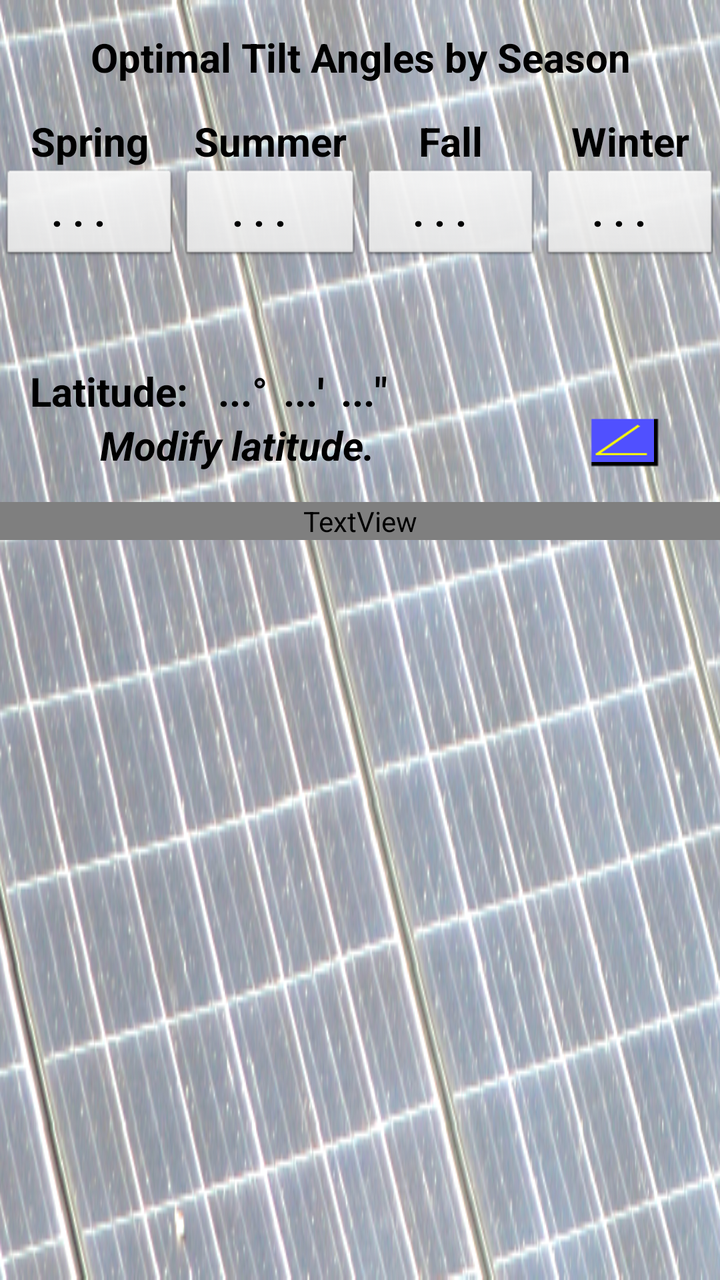
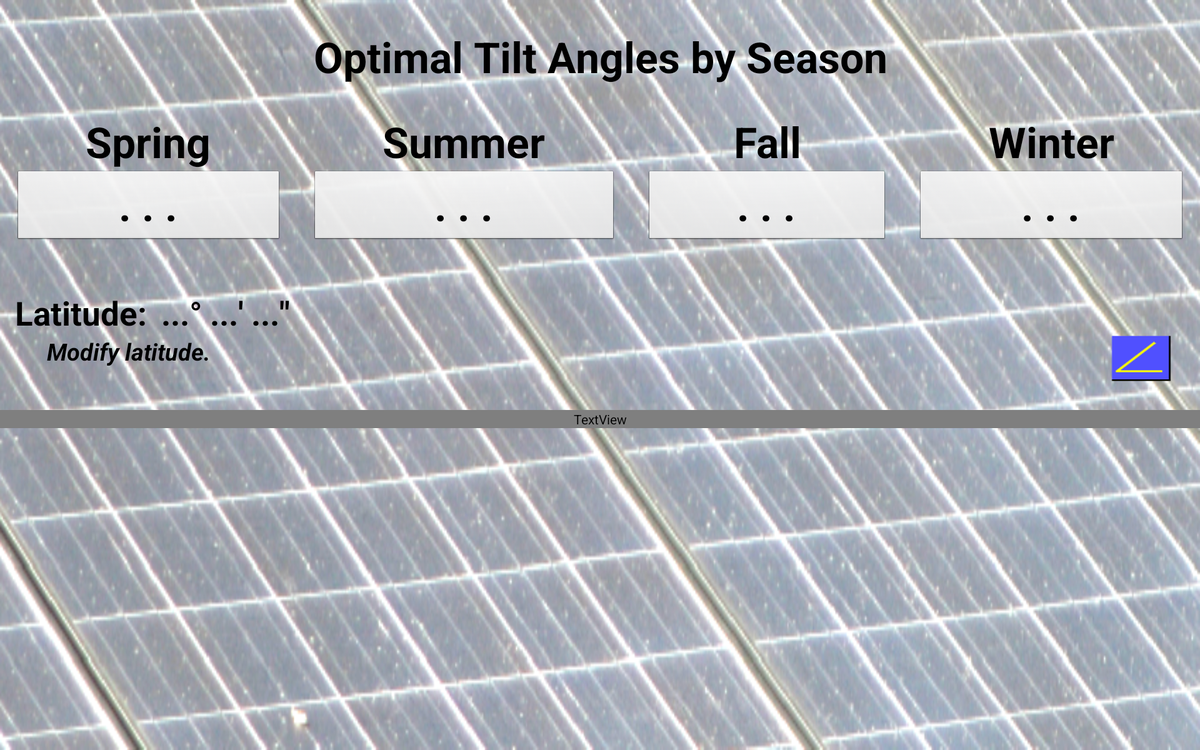

One screen, two layout resources from the same app: the default and the repository's alternative for another configuration. Each is rendered where Android would select it; the XML of both is given below.
<!-- AndroidManifest.xml: application theme AppTheme -->
<!-- res/layout/fragment_solar_tilt_seasonal.xml -->
<LinearLayout xmlns:android="http://schemas.android.com/apk/res/android"
	xmlns:tools="http://schemas.android.com/tools"
	android:layout_width="fill_parent"
	android:layout_height="fill_parent"
	android:background="@drawable/solarpanel"
	android:orientation="vertical" >

	<TextView
		android:id="@+id/textView2"
		android:layout_width="fill_parent"
		android:layout_height="wrap_content"
		android:layout_marginBottom="15dp"
		android:layout_marginTop="15dp"
		android:gravity="center"
		android:text="@string/idealTilt"
		android:textAppearance="?android:attr/textAppearanceLarge"
		android:textSize="20sp"
		android:textStyle="bold"
		android:typeface="normal" />

	<TableLayout
		android:layout_width="wrap_content"
		android:layout_height="wrap_content"
		android:layout_gravity="center"
		android:shrinkColumns="*"
		android:stretchColumns="*" >

		<TableRow>

			<TextView
				android:id="@+id/textView10"
				android:layout_height="wrap_content"
				android:gravity="center"
				android:text="@string/spring"
				android:textAppearance="?android:attr/textAppearanceLarge"
				android:textSize="20sp"
				android:textStyle="bold"
				android:typeface="normal" />

			<TextView
				android:id="@+id/textView11"
				android:layout_height="wrap_content"
				android:gravity="center"
				android:text="@string/summer"
				android:textAppearance="?android:attr/textAppearanceLarge"
				android:textSize="20sp"
				android:textStyle="bold"
				android:typeface="normal" />

			<TextView
				android:id="@+id/textView12"
				android:layout_height="wrap_content"
				android:gravity="center"
				android:text="@string/fall"
				android:textAppearance="?android:attr/textAppearanceLarge"
				android:textSize="20sp"
				android:textStyle="bold"
				android:typeface="normal" />

			<TextView
				android:id="@+id/textView13"
				android:layout_height="wrap_content"
				android:gravity="center"
				android:text="@string/winter"
				android:textAppearance="?android:attr/textAppearanceLarge"
				android:textSize="20sp"
				android:textStyle="bold"
				android:typeface="normal" />
		</TableRow>

		<TableRow>

			<Button
				android:id="@+id/Button_SeasonalSpring"
				android:layout_height="wrap_content"
				android:background="@android:drawable/btn_default"
				android:focusable="false"
				android:focusableInTouchMode="false"
				android:gravity="center"
				android:hint="@string/dots"
				android:paddingLeft="0dp"
				android:textAppearance="?android:attr/textAppearanceLarge"
				android:textColorHint="@color/black"
				android:textSize="20sp"
				android:textStyle="bold"
				android:width="75dp" />

			<Button
				android:id="@+id/Button_SeasonalSummer"
				android:layout_height="wrap_content"
				android:background="@android:drawable/btn_default"
				android:focusable="false"
				android:focusableInTouchMode="false"
				android:gravity="center"
				android:hint="@string/dots"
				android:paddingLeft="0dp"
				android:textAppearance="?android:attr/textAppearanceLarge"
				android:textColorHint="@color/black"
				android:textSize="20sp"
				android:textStyle="bold"
				android:width="75dp" />

			<Button
				android:id="@+id/Button_SeasonalFall"
				android:layout_height="wrap_content"
				android:background="@android:drawable/btn_default"
				android:focusable="false"
				android:focusableInTouchMode="false"
				android:gravity="center"
				android:hint="@string/dots"
				android:paddingLeft="0dp"
				android:textAppearance="?android:attr/textAppearanceLarge"
				android:textColorHint="@color/black"
				android:textSize="20sp"
				android:textStyle="bold"
				android:width="75dp" />

			<Button
				android:id="@+id/Button_SeasonalWinter"
				android:layout_height="wrap_content"
				android:background="@android:drawable/btn_default"
				android:focusable="false"
				android:focusableInTouchMode="false"
				android:gravity="center"
				android:hint="@string/dots"
				android:paddingLeft="0dp"
				android:textAppearance="?android:attr/textAppearanceLarge"
				android:textColorHint="@color/black"
				android:textSize="20sp"
				android:textStyle="bold"
				android:width="75dp" />

		</TableRow>
	</TableLayout>

	<RelativeLayout
		android:layout_width="match_parent"
		android:layout_height="wrap_content"
		android:layout_marginTop="50dp" >

		<TextView
			android:id="@+id/textView6"
			android:layout_width="wrap_content"
			android:layout_height="wrap_content"
			android:layout_alignParentLeft="true"
			android:layout_marginLeft="15dp"
			android:text="@string/latitude"
			android:textAppearance="?android:attr/textAppearanceLarge"
			android:textSize="20sp"
			android:textStyle="bold" />

		<TextView
			android:id="@+id/textViewSeasonalDegrees"
			android:layout_width="wrap_content"
			android:layout_height="wrap_content"
			android:layout_marginLeft="15dp"
			android:layout_toRightOf="@+id/textView6"
			android:gravity="right"
			android:hint="@string/smalldots"
			android:textAppearance="?android:attr/textAppearanceLarge"
			android:textColorHint="@color/black"
			android:textSize="20sp"
			android:textStyle="bold" />

		<TextView
			android:id="@+id/textView8"
			android:layout_width="wrap_content"
			android:layout_height="wrap_content"
			android:layout_below="@+id/textView6"
			android:layout_marginLeft="50dp"
			android:text="@string/edit2"
			android:textColor="@color/black"
			android:textSize="20sp"
			android:textStyle="bold|italic" />

		<Button
			android:id="@+id/buttonEditSeasonal"
			style="?android:attr/buttonStyleSmall"
			android:layout_width="35dp"
			android:layout_height="25dp"
			android:layout_alignParentRight="true"
			android:layout_below="@+id/textView6"
			android:layout_marginRight="30dp"
			android:background="@drawable/angle_button" />

		<TextView
			android:id="@+id/textView1"
			android:layout_width="wrap_content"
			android:layout_height="wrap_content"
			android:layout_toRightOf="@+id/textViewSeasonalDegrees"
			android:text="@string/degreee"
			android:textAppearance="?android:attr/textAppearanceLarge"
			android:textSize="20sp"
			android:textStyle="bold" />

		<TextView
			android:id="@+id/textViewSeasonalMinutes"
			android:layout_width="wrap_content"
			android:layout_height="wrap_content"
			android:layout_marginLeft="8dp"
			android:layout_toRightOf="@+id/textView1"
			android:gravity="right"
			android:hint="@string/smalldots"
			android:textAppearance="?android:attr/textAppearanceLarge"
			android:textColorHint="@color/black"
			android:textSize="20sp"
			android:textStyle="bold" />

		<TextView
			android:id="@+id/textView3"
			android:layout_width="wrap_content"
			android:layout_height="wrap_content"
			android:layout_toRightOf="@+id/textViewSeasonalMinutes"
			android:text="@string/quote"
			android:textAppearance="?android:attr/textAppearanceLarge"
			android:textStyle="bold" />

		<TextView
			android:id="@+id/textView4"
			android:layout_width="wrap_content"
			android:layout_height="wrap_content"
			android:layout_toRightOf="@+id/textViewSeasonalSeconds"
			android:text="@string/quotes"
			android:textAppearance="?android:attr/textAppearanceLarge"
			android:textSize="20sp"
			android:textStyle="bold" />

		<TextView
			android:id="@+id/textViewSeasonalSeconds"
			android:layout_width="wrap_content"
			android:layout_height="wrap_content"
			android:layout_alignParentTop="true"
			android:layout_marginLeft="8dp"
			android:layout_toRightOf="@+id/textView3"
			android:gravity="right"
			android:hint="@string/smalldots"
			android:textAppearance="?android:attr/textAppearanceLarge"
			android:textColorHint="@color/black"
			android:textSize="20sp"
			android:textStyle="bold" />

	</RelativeLayout>

	<TextView
		android:id="@+id/textView_SeasonalMessage"
		android:layout_width="match_parent"
		android:layout_height="wrap_content"
		android:layout_marginTop="15dp"
		android:background="@color/lightblue"
		android:ems="10"
		android:focusable="false"
		android:gravity="center_vertical|center_horizontal"
		android:paddingLeft="15dp"
		android:paddingRight="15dp"
		android:textAppearance="?android:attr/textAppearanceLarge"
		android:textColor="@color/blue"
		android:textSize="20sp"
		android:textStyle="bold"
		android:visibility="visible" />

</LinearLayout>
<!-- resources referenced by this layout -->
<resources>
  <!-- drawable angle_button (drawable-mdpi) -->
  <?xml version="1.0" encoding="utf-8"?>
  <selector xmlns:android="http://schemas.android.com/apk/res/android" >
  	
  	<item android:drawable="@drawable/angle_button_pressed" 
  		  android:state_pressed="true"/>
  	
  	<item android:drawable="@drawable/angle_button_focused" 
  		  android:state_focused="true"/>
  	
  	<item android:drawable="@drawable/angle_button_default" />	
  	
  </selector>
  <!-- drawable solarpanel: png bitmap (drawable-mdpi, 366651 bytes) -->
  <string name="degreee">\u00b0</string>
  <string name="dots">". . ."</string>
  <string name="edit2">Modify latitude.</string>
  <string name="fall">Fall</string>
  <string name="idealTilt">Optimal Tilt Angles by Season</string>
  <string name="latitude">Latitude:</string>
  <string name="quote">\'</string>
  <string name="quotes">\"</string>
  <string name="smalldots">...</string>
  <string name="spring">Spring</string>
  <string name="summer">Summer</string>
  <string name="winter">Winter</string>
  <style name="AppTheme" parent="AppBaseTheme">
  		
  	</style>
  <!-- drawable angle_button_pressed: png bitmap (drawable-mdpi, 287 bytes) -->
  <!-- drawable angle_button_focused: png bitmap (drawable-mdpi, 288 bytes) -->
  <!-- drawable angle_button_default: png bitmap (drawable-mdpi, 280 bytes) -->
  <style name="AppBaseTheme" parent="android:Theme.Light">
  		
  	</style>
</resources>
<!-- res/layout-xlarge/fragment_solar_tilt_seasonal.xml (the repository's variant of the layout above) -->
<!-- drawn on a large tablet held sideways -->
<LinearLayout xmlns:android="http://schemas.android.com/apk/res/android"
	xmlns:tools="http://schemas.android.com/tools"
	android:layout_width="fill_parent"
	android:layout_height="fill_parent"
	android:background="@drawable/solarpanel"
	android:orientation="vertical" >

	<TextView
		android:id="@+id/textView2"
		android:layout_width="fill_parent"
		android:layout_height="wrap_content"
		android:layout_marginBottom="30dp"
		android:layout_marginTop="30dp"
		android:gravity="center"
		android:text="@string/idealTilt"
		android:textAppearance="?android:attr/textAppearanceLarge"
		android:textSize="45sp"
		android:textStyle="bold"
		android:typeface="normal" />

	<TableLayout
		android:layout_width="wrap_content"
		android:layout_height="wrap_content"
		android:layout_gravity="center"
		android:shrinkColumns="*"
		android:stretchColumns="*" >

		<TableRow>

			<TextView
				android:id="@+id/textView10"
				android:layout_height="wrap_content"
				android:layout_alignLeft="@+id/textView2"
				android:layout_below="@+id/textView2"
				android:gravity="center"
				android:text="@string/spring"
				android:textAppearance="?android:attr/textAppearanceLarge"
				android:textSize="45sp"
				android:textStyle="bold"
				android:typeface="normal" />

			<TextView
				android:id="@+id/textView11"
				android:layout_height="wrap_content"
				android:layout_alignRight="@+id/textView1"
				android:gravity="center"
				android:text="@string/summer"
				android:textAppearance="?android:attr/textAppearanceLarge"
				android:textSize="45sp"
				android:textStyle="bold"
				android:typeface="normal" />

			<TextView
				android:id="@+id/textView12"
				android:layout_height="wrap_content"
				android:gravity="center"
				android:text="@string/fall"
				android:textAppearance="?android:attr/textAppearanceLarge"
				android:textSize="45sp"
				android:textStyle="bold"
				android:typeface="normal" />

			<TextView
				android:id="@+id/textView13"
				android:layout_height="wrap_content"
				android:gravity="center"
				android:text="@string/winter"
				android:textAppearance="?android:attr/textAppearanceLarge"
				android:textSize="45sp"
				android:textStyle="bold"
				android:typeface="normal" />
		</TableRow>

		<TableRow>

			<Button
				android:id="@+id/Button_SeasonalSpring"
				android:layout_height="wrap_content"
				android:layout_marginLeft="15dp"
				android:layout_marginRight="15dp"
				android:layout_weight="1"
				android:background="@android:drawable/btn_default"
				android:focusable="false"
				android:focusableInTouchMode="false"
				android:gravity="center"
				android:hint="@string/dots"
				android:imeOptions="flagNoExtractUi"
				android:inputType="numberSigned"
				android:textAppearance="?android:attr/textAppearanceLarge"
				android:textColorHint="@color/black"
				android:textSize="45sp"
				android:textStyle="bold"
				android:width="75dp" />

			<Button
				android:id="@+id/Button_SeasonalSummer"
				android:layout_height="wrap_content"
				android:layout_marginLeft="15dp"
				android:layout_marginRight="15dp"
				android:layout_weight="1"
				android:background="@android:drawable/btn_default"
				android:focusable="false"
				android:focusableInTouchMode="false"
				android:gravity="center"
				android:hint="@string/dots"
				android:inputType="numberSigned"
				android:textAppearance="?android:attr/textAppearanceLarge"
				android:textColorHint="@color/black"
				android:textSize="45sp"
				android:textStyle="bold"
				android:width="75dp" />

			<Button
				android:id="@+id/Button_SeasonalFall"
				android:layout_height="wrap_content"
				android:layout_marginLeft="15dp"
				android:layout_marginRight="15dp"
				android:layout_weight="1"
				android:background="@android:drawable/btn_default"
				android:focusable="false"
				android:focusableInTouchMode="false"
				android:gravity="center"
				android:hint="@string/dots"
				android:inputType="numberSigned"
				android:textAppearance="?android:attr/textAppearanceLarge"
				android:textColorHint="@color/black"
				android:textSize="45sp"
				android:textStyle="bold"
				android:width="75dp" />

			<Button
				android:id="@+id/Button_SeasonalWinter"
				android:layout_height="wrap_content"
				android:layout_marginLeft="15dp"
				android:layout_marginRight="15dp"
				android:layout_weight="1"
				android:background="@android:drawable/btn_default"
				android:focusable="false"
				android:focusableInTouchMode="false"
				android:gravity="center"
				android:hint="@string/dots"
				android:inputType="numberSigned"
				android:textAppearance="?android:attr/textAppearanceLarge"
				android:textColorHint="@color/black"
				android:textSize="45sp"
				android:textStyle="bold"
				android:width="75dp" />

		</TableRow>
	</TableLayout>

	<RelativeLayout
		android:layout_width="match_parent"
		android:layout_height="wrap_content"
		android:layout_marginTop="50dp" >

		<TextView
			android:id="@+id/textView6"
			android:layout_width="wrap_content"
			android:layout_height="wrap_content"
            android:text="@string/latitude"
			android:textAppearance="?android:attr/textAppearanceLarge"
			android:textSize="35sp"
			android:textStyle="bold"
            android:layout_alignParentTop="true"
            android:layout_alignParentLeft="true"
            android:layout_alignParentStart="true"
            android:layout_marginLeft="16dp" />

		<TextView
			android:id="@+id/textViewSeasonalDegrees"
			android:layout_width="wrap_content"
			android:layout_height="wrap_content"
			android:layout_marginLeft="15dp"
			android:layout_toRightOf="@+id/textView6"
			android:gravity="right"
			android:hint="@string/smalldots"
			android:textAppearance="?android:attr/textAppearanceLarge"
			android:textColorHint="@color/black"
			android:textSize="35sp"
			android:textStyle="bold" />

		<TextView
			android:id="@+id/textView8"
			android:layout_width="wrap_content"
			android:layout_height="wrap_content"
			android:layout_below="@+id/textView6"
			android:layout_marginLeft="50dp"
			android:text="@string/edit2"
			android:textColor="@color/black"
			android:textSize="25sp"
			android:textStyle="bold|italic" />

		<Button
			android:id="@+id/buttonEditSeasonal"
			style="?android:attr/buttonStyleSmall"
			android:layout_width="65dp"
			android:layout_height="50dp"
			android:layout_alignParentRight="true"
			android:layout_below="@+id/textView6"
			android:layout_marginRight="30dp"
			android:background="@drawable/angle_button" />

		<TextView
			android:id="@+id/textView1"
			android:layout_width="wrap_content"
			android:layout_height="wrap_content"
			android:layout_toRightOf="@+id/textViewSeasonalDegrees"
			android:text="@string/degreee"
			android:textAppearance="?android:attr/textAppearanceLarge"
			android:textSize="35sp"
			android:textStyle="bold" />

		<TextView
			android:id="@+id/textViewSeasonalMinutes"
			android:layout_width="wrap_content"
			android:layout_height="wrap_content"
			android:layout_marginLeft="8dp"
			android:layout_toRightOf="@+id/textView1"
			android:gravity="right"
			android:hint="@string/smalldots"
			android:textAppearance="?android:attr/textAppearanceLarge"
			android:textColorHint="@color/black"
			android:textSize="35sp"
			android:textStyle="bold" />

		<TextView
			android:id="@+id/textView3"
			android:layout_width="wrap_content"
			android:layout_height="wrap_content"
			android:layout_toRightOf="@+id/textViewSeasonalMinutes"
			android:text="@string/quote"
			android:textAppearance="?android:attr/textAppearanceLarge"
			android:textSize="35sp"
			android:textStyle="bold" />

		<TextView
			android:id="@+id/textView4"
			android:layout_width="wrap_content"
			android:layout_height="wrap_content"
			android:layout_toRightOf="@+id/textViewSeasonalSeconds"
			android:text="@string/quotes"
			android:textAppearance="?android:attr/textAppearanceLarge"
			android:textSize="35sp"
			android:textStyle="bold" />

		<TextView
			android:id="@+id/textViewSeasonalSeconds"
			android:layout_width="wrap_content"
			android:layout_height="wrap_content"
			android:layout_alignParentTop="true"
			android:layout_marginLeft="8dp"
			android:layout_toRightOf="@+id/textView3"
			android:gravity="right"
			android:hint="@string/smalldots"
			android:textAppearance="?android:attr/textAppearanceLarge"
			android:textColorHint="@color/black"
			android:textSize="35sp"
			android:textStyle="bold" />

	</RelativeLayout>

	<TextView
		android:id="@+id/textView_SeasonalMessage"
		android:layout_width="match_parent"
		android:layout_height="wrap_content"
		android:layout_marginTop="30dp"
		android:background="@color/lightblue"
		android:ems="10"
		android:focusable="false"
		android:gravity="center_vertical|center_horizontal"
		android:paddingLeft="15dp"
		android:paddingRight="15dp"
		android:textAppearance="?android:attr/textAppearanceLarge"
		android:textColor="@color/blue"
		android:textSize="35sp"
		android:textStyle="bold"
		android:visibility="visible" />

</LinearLayout>
